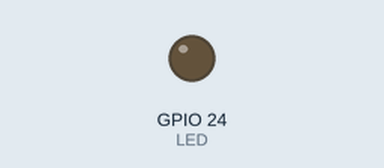
Recording of a program running on a simulated Raspberry Pi (BCM pin numbers). On the bench: output pins drawn as LEDs (lit = HIGH). At 6.6 s the program stops and its outputs stay as they are.

Above: at 0.05 s.
At 0.5 s:
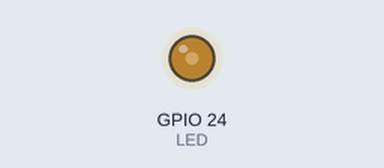
At 1.0 s:
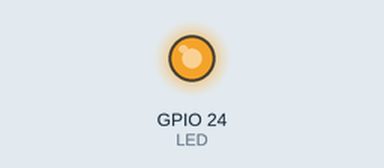
At 2.0 s:
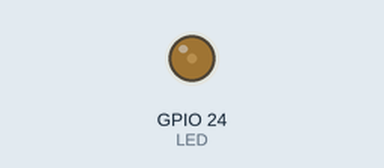
Timing chart, 0 to 5.1 s (numbered marks = the images above):
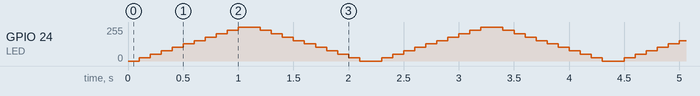

The program:

led-pwm.py
```python
import RPi.GPIO as GPIO
import time

LED = 24

GPIO.setmode(GPIO.BCM)
GPIO.setup(LED,GPIO.OUT,initial=GPIO.LOW)

p=GPIO.PWM(LED, 1000)
p.start(0)

for i in range(3):
    for rat in range(0,101,10):
        p.ChangeDutyCycle(rat);
        time.sleep(0.1)
    for rat in range(100,-1,-10):
        p.ChangeDutyCycle(rat);
        time.sleep(0.1)

p.stop()
GPIO.cleanup()
```
